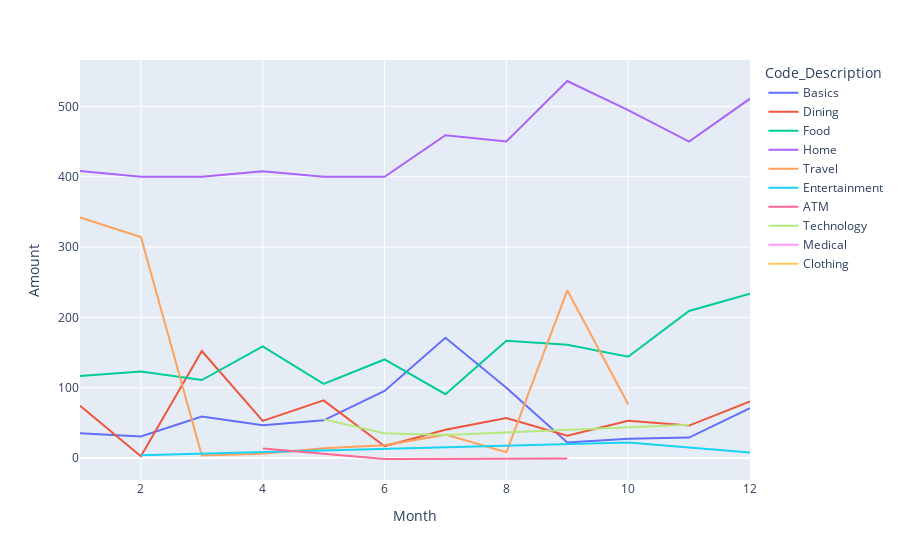

Write notebook code for a chart like this one.
### Markdown cell above
This final chart visualizes monthly spending by code as a line chart.

### Code cell
fig_monthly_spending_by_selected_codes_line_chart = px.line(df_expenses_by_selected_codes_by_month, x = 'Month', y = 'Amount', color = 'Code_Description')
# See https://plotly.com/python/histograms/

fig_monthly_spending_by_selected_codes_line_chart.write_html(chart_data_folder + '\\fig_monthly_spending_by_selected_codes_line_chart.html') 
fig_monthly_spending_by_selected_codes_line_chart.show()

### Figure 1 — Plotly figure (JSON) as saved in the notebook; plotly's stock layout.template omitted (floating-point values rounded to 4 significant figures)
{"data": [{"hovertemplate": "Code_Description=Basics<br>Month=%{x}<br>Amount=%{y}<extra></extra>", "legendgroup": "Basics", "line": {"color": "#636efa", "dash": "solid"}, "marker": {"symbol": "circle"}, "mode": "lines", "name": "Basics", "orientation": "v", "showlegend": true, "type": "scatter", "x": [1, 2, 3, 4, 5, 6, 7, 8, 9, 10, 11, 12], "xaxis": "x", "y": [35.43, 30.67, 59, 46.72, 53.64, 95.36, 171.1, 100, 22.11, 27.5, 29.21, 70.92], "yaxis": "y"}, {"hovertemplate": "Code_Description=Dining<br>Month=%{x}<br>Amount=%{y}<extra></extra>", "legendgroup": "Dining", "line": {"color": "#EF553B", "dash": "solid"}, "marker": {"symbol": "circle"}, "mode": "lines", "name": "Dining", "orientation": "v", "showlegend": true, "type": "scatter", "x": [1, 2, 3, 4, 5, 6, 7, 8, 9, 10, 11, 12], "xaxis": "x", "y": [74.33, 2.65, 152.2, 52.87, 82.03, 16.77, 40.14, 56.87, 31.74, 52.93, 46.2, 80.65], "yaxis": "y"}, {"hovertemplate": "Code_Description=Food<br>Month=%{x}<br>Amount=%{y}<extra></extra>", "legendgroup": "Food", "line": {"color": "#00cc96", "dash": "solid"}, "marker": {"symbol": "circle"}, "mode": "lines", "name": "Food", "orientation": "v", "showlegend": true, "type": "scatter", "x": [1, 2, 3, 4, 5, 6, 7, 8, 9, 10, 11, 12], "xaxis": "x", "y": [116.9, 123.1, 111.0, 158.8, 105.4, 140.2, 90.79, 166.8, 161.0, 144.0, 209.1, 233.7], "yaxis": "y"}, {"hovertemplate": "Code_Description=Home<br>Month=%{x}<br>Amount=%{y}<extra></extra>", "legendgroup": "Home", "line": {"color": "#ab63fa", "dash": "solid"}, "marker": {"symbol": "circle"}, "mode": "lines", "name": "Home", "orientation": "v", "showlegend": true, "type": "scatter", "x": [1, 2, 3, 4, 5, 6, 7, 8, 9, 10, 11, 12], "xaxis": "x", "y": [408.3, 400, 400, 407.8, 400, 400, 458.9, 450, 536.1, 494.7, 450, 510.9], "yaxis": "y"}, {"hovertemplate": "Code_Description=Travel<br>Month=%{x}<br>Amount=%{y}<extra></extra>", "legendgroup": "Travel", "line": {"color": "#FFA15A", "dash": "solid"}, "marker": {"symbol": "circle"}, "mode": "lines", "name": "Travel", "orientation": "v", "showlegend": true, "type": "scatter", "x": [1, 2, 3, 4, 5, 6, 7, 8, 9, 10], "xaxis": "x", "y": [342.0, 314.2, 3.64, 6.3, 14.11, 18.21, 33.32, 8.22, 238.5, 76.47], "yaxis": "y"}, {"hovertemplate": "Code_Description=Entertainment<br>Month=%{x}<br>Amount=%{y}<extra></extra>", "legendgroup": "Entertainment", "line": {"color": "#19d3f3", "dash": "solid"}, "marker": {"symbol": "circle"}, "mode": "lines", "name": "Entertainment", "orientation": "v", "showlegend": true, "type": "scatter", "x": [2, 10, 12], "xaxis": "x", "y": [4, 22.32, 8], "yaxis": "y"}, {"hovertemplate": "Code_Description=ATM<br>Month=%{x}<br>Amount=%{y}<extra></extra>", "legendgroup": "ATM", "line": {"color": "#FF6692", "dash": "solid"}, "marker": {"symbol": "circle"}, "mode": "lines", "name": "ATM", "orientation": "v", "showlegend": true, "type": "scatter", "x": [4, 6, 9], "xaxis": "x", "y": [13.5, -1.31, -0.52], "yaxis": "y"}, {"hovertemplate": "Code_Description=Technology<br>Month=%{x}<br>Amount=%{y}<extra></extra>", "legendgroup": "Technology", "line": {"color": "#B6E880", "dash": "solid"}, "marker": {"symbol": "circle"}, "mode": "lines", "name": "Technology", "orientation": "v", "showlegend": true, "type": "scatter", "x": [5, 6, 7, 11], "xaxis": "x", "y": [55.03, 35.41, 32.68, 47.54], "yaxis": "y"}, {"hovertemplate": "Code_Description=Medical<br>Month=%{x}<br>Amount=%{y}<extra></extra>", "legendgroup": "Medical", "line": {"color": "#FF97FF", "dash": "solid"}, "marker": {"symbol": "circle"}, "mode": "lines", "name": "Medical", "orientation": "v", "showlegend": true, "type": "scatter", "x": [6], "xaxis": "x", "y": [6.12], "yaxis": "y"}, {"hovertemplate": "Code_Description=Clothing<br>Month=%{x}<br>Amount=%{y}<extra></extra>", "legendgroup": "Clothing", "line": {"color": "#FECB52", "dash": "solid"}, "marker": {"symbol": "circle"}, "mode": "lines", "name": "Clothing", "orientation": "v", "showlegend": true, "type": "scatter", "x": [8], "xaxis": "x", "y": [272.1], "yaxis": "y"}], "layout": {"legend": {"title": {"text": "Code_Description"}, "tracegroupgap": 0}, "margin": {"t": 60}, "xaxis": {"anchor": "y", "domain": [0, 1], "title": {"text": "Month"}}, "yaxis": {"anchor": "x", "domain": [0, 1], "title": {"text": "Amount"}}}}
